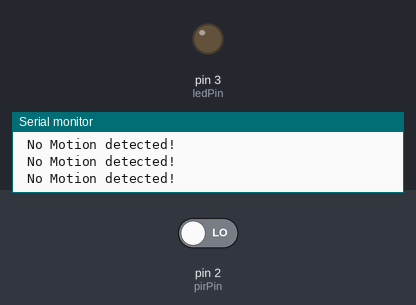
Simulated run of this sketch. Board: Arduino Uno, built with avr-gcc and run on an emulated ATmega328P. On the bench: output pins drawn as LEDs (lit = HIGH), the last lines printed to the serial monitor. Inputs (shaded band) come from the test bench; at power-on: pin 2 (pirPin) LOW.

Above: at 2.8 s.
2.9 s: pin 2 (pirPin) driven HIGH
At 3.8 s:
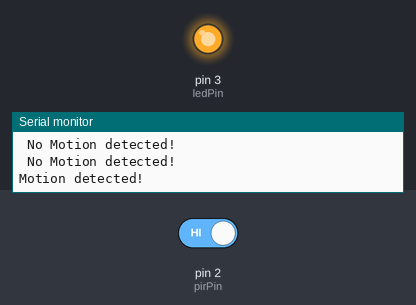
4.5 s: pin 2 (pirPin) driven LOW
At 5.3 s:
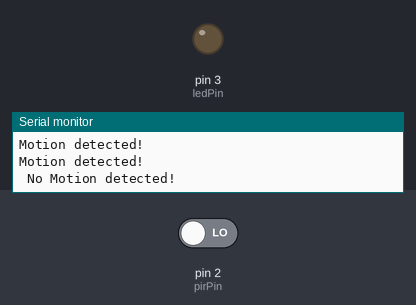
Timing chart, 0 to 7.5 s (numbered marks = the images above; inputs shaded):
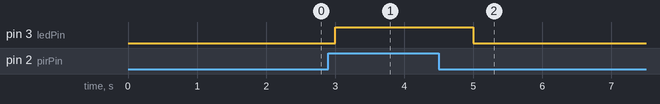

The sketch:

PIR_sensor.ino
```cpp
int pirPin = 2;  // Pin connected to PIR sensor's output
int ledPin = 3; // Pin connected to onboard LED or external LED

void setup() {
  pinMode(pirPin, INPUT); // Set the PIR sensor pin as input
  pinMode(ledPin, OUTPUT); // Set the LED pin as output
  Serial.begin(9600); // Initialize serial communication
}

void loop() {
  int sensorValue = digitalRead(pirPin); // Read the sensor value

  if (sensorValue == HIGH) { // Motion detected
    Serial.println("Motion detected!");
    digitalWrite(ledPin, HIGH); // Turn on LED
  } else {
    digitalWrite(ledPin, LOW); // Turn off LED
    Serial.println(" No Motion detected!");
  }

  delay(1000); // Short delay to stabilize the reading
}
```

Measured:
- after the input at 2.9 s, pin 3 (ledPin): LOW → HIGH after 0.10 s
- after the input at 4.5 s, pin 3 (ledPin): HIGH → LOW after 0.50 s
